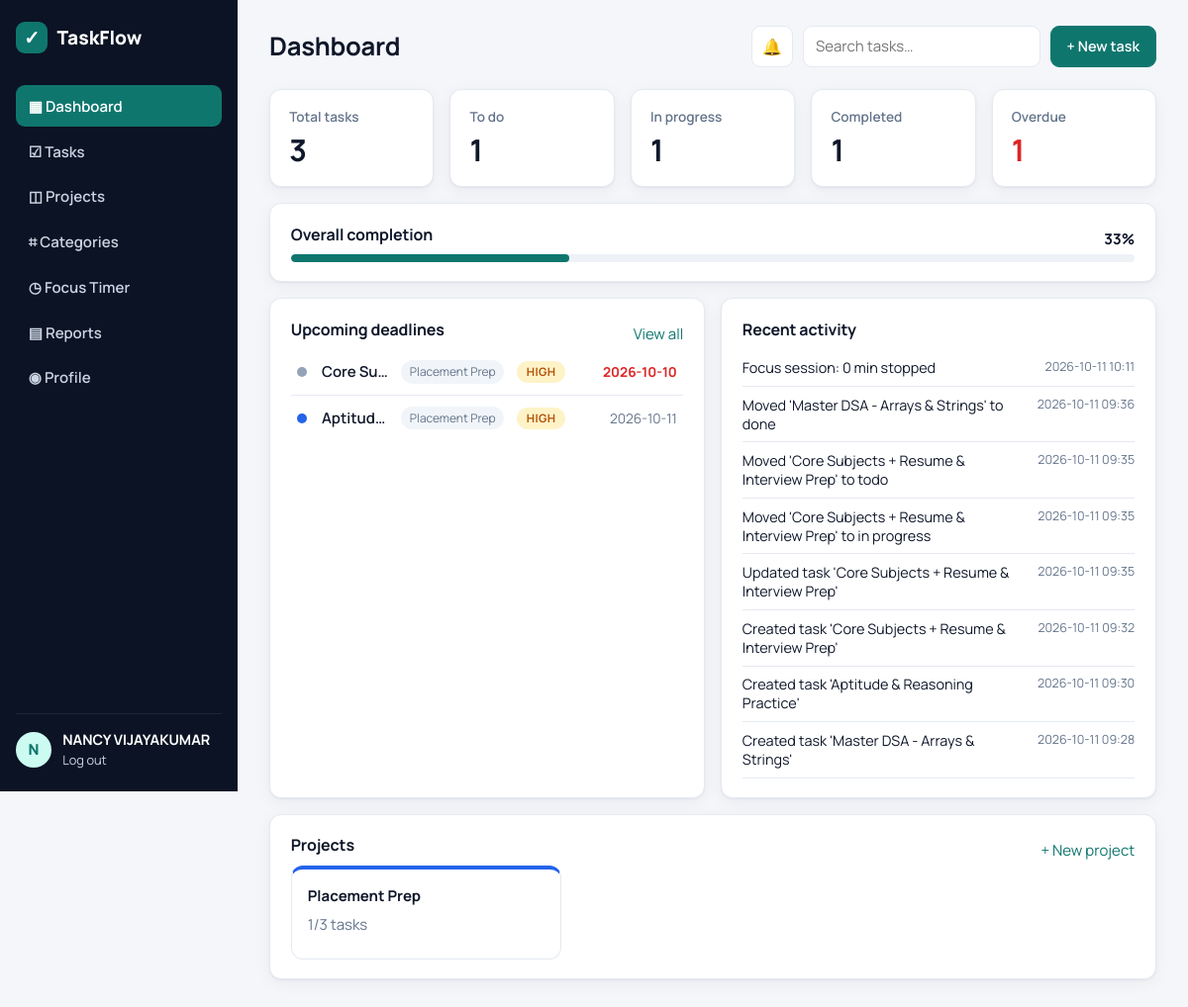
The page / (signed in) on the database its author committed.
### tables this page shows
CREATE TABLE users (
  id INTEGER PRIMARY KEY AUTOINCREMENT,
  username TEXT UNIQUE NOT NULL,
  email TEXT UNIQUE NOT NULL,
  full_name TEXT DEFAULT '',
  password_hash TEXT NOT NULL,
  created_at TIMESTAMP DEFAULT CURRENT_TIMESTAMP
);

CREATE TABLE tasks (
  id INTEGER PRIMARY KEY AUTOINCREMENT,
  user_id INTEGER NOT NULL REFERENCES users(id) ON DELETE CASCADE,
  project_id INTEGER REFERENCES projects(id) ON DELETE SET NULL,
  category_id INTEGER REFERENCES categories(id) ON DELETE SET NULL,
  title TEXT NOT NULL,
  description TEXT DEFAULT '',
  status TEXT NOT NULL DEFAULT 'todo' CHECK (status IN ('todo','in_progress','done')),
  priority TEXT NOT NULL DEFAULT 'medium' CHECK (priority IN ('low','medium','high','urgent')),
  due_date DATE,
  created_at TIMESTAMP DEFAULT CURRENT_TIMESTAMP,
  completed_at TIMESTAMP
);

CREATE TABLE projects (
  id INTEGER PRIMARY KEY AUTOINCREMENT,
  user_id INTEGER NOT NULL REFERENCES users(id) ON DELETE CASCADE,
  name TEXT NOT NULL,
  description TEXT DEFAULT '',
  color TEXT DEFAULT '#2563eb',
  created_at TIMESTAMP DEFAULT CURRENT_TIMESTAMP
);

CREATE TABLE activity (
  id INTEGER PRIMARY KEY AUTOINCREMENT,
  user_id INTEGER NOT NULL REFERENCES users(id) ON DELETE CASCADE,
  message TEXT NOT NULL,
  created_at TIMESTAMP DEFAULT CURRENT_TIMESTAMP
);

### dashboard.py (the view)
@bp.route("/")
@login_required
def index():
    db = get_db()
    uid = g.user["id"]
    today = date.today().isoformat()
    stats = db.execute(
        """SELECT COUNT(*) total,
           SUM(status='todo') todo, SUM(status='in_progress') in_progress, SUM(status='done') done,
           SUM(status!='done' AND due_date IS NOT NULL AND due_date < ?) overdue
           FROM tasks WHERE user_id = ?""", (today, uid)).fetchone()
    upcoming = db.execute(
        """SELECT t.*, p.name project_name FROM tasks t LEFT JOIN projects p ON p.id = t.project_id
           WHERE t.user_id = ? AND t.status != 'done' AND t.due_date IS NOT NULL
           ORDER BY t.due_date LIMIT 6""", (uid,)).fetchall()
    projects = db.execute(
        """SELECT p.*, COUNT(t.id) total, SUM(t.status='done') done FROM projects p
           LEFT JOIN tasks t ON t.project_id = p.id WHERE p.user_id = ? GROUP BY p.id
           ORDER BY p.created_at DESC LIMIT 4""", (uid,)).fetchall()
    activity = db.execute("SELECT * FROM activity WHERE user_id = ? ORDER BY id DESC LIMIT 8", (uid,)).fetchall()
    total = stats["total"] or 0
    pct = round((stats["done"] or 0) * 100 / total) if total else 0
    return render_template("dashboard.html", stats=stats, upcoming=upcoming, projects=projects,
                           activity=activity, pct=pct, today=today)

### app.py (called while the page is built)
def create_app(test_config=None):
    app = Flask(__name__)
    app.config.from_object(Config)
    if test_config:
        app.config.update(test_config)
    db.init_app(app)
    sounds.ensure_sounds(app.static_folder)
    os.makedirs(app.config["RECORDINGS_DIR"], exist_ok=True)
    if not app.config.get("TESTING"):
        push.start_reminder_scheduler(app)
    for module in (auth, dashboard, projects, tasks, categories, reports, profile, focus, push):
        app.register_blueprint(module.bp)
    @app.template_filter("label")
    def label(value):
        return (value or "").replace("_", " ").title()
    @app.errorhandler(404)
    def not_found(e):
        return render_template("error.html", code=404, message="Page not found"), 404
    @app.errorhandler(400)
    def bad_request(e):
        return render_template("error.html", code=400, message="Bad request"), 400
    return app

### auth.py (called while the page is built)
def login_required(view):
    @functools.wraps(view)
    def wrapped(**kwargs):
        if g.user is None:
            flash("Please log in to continue.", "warning")
            return redirect(url_for("auth.login"))
        return view(**kwargs)
    return wrapped

@bp.before_app_request
def load_user():
    uid = session.get("user_id")
    g.user = get_db().execute("SELECT * FROM users WHERE id = ?", (uid,)).fetchone() if uid else None

### db.py (called while the page is built)
def get_db():
    if "db" not in g:
        g.db = sqlite3.connect(current_app.config["DATABASE"])
        g.db.row_factory = sqlite3.Row
        g.db.execute("PRAGMA foreign_keys = ON")
    return g.db

### templates/dashboard.html (shortened to what this page needs)
{% extends "base.html" %}{% block title %}Dashboard{% endblock %}
{% block heading %}Dashboard{% endblock %}
{% block content %}
<section class="stats">
  <div class="stat"><span>Total tasks</span><strong>{{ stats.total or 0 }}</strong></div>
  <div class="stat"><span>To do</span><strong>{{ stats.todo or 0 }}</strong></div>
  <div class="stat"><span>In progress</span><strong>{{ stats.in_progress or 0 }}</strong></div>
  <div class="stat"><span>Completed</span><strong>{{ stats.done or 0 }}</strong></div>
  <div class="stat stat-warn"><span>Overdue</span><strong>{{ stats.overdue or 0 }}</strong></div>
</section>
<div class="card progress-card">
  <div class="row-between"><h3>Overall completion</h3><strong>{{ pct }}%</strong></div>
  <div class="bar"><div style="width: {{ pct }}%"></div></div>
</div>
<div class="grid-2">
  <div class="card">
    <div class="row-between"><h3>Upcoming deadlines</h3><a href="{{ url_for('tasks.list_tasks', sort='due') }}">View all</a></div>
    {% for t in upcoming %}{% include "_task_row.html" %}{% else %}<p class="muted">No upcoming deadlines 🎉</p>{% endfor %}
  </div>
  <div class="card">
    <h3>Recent activity</h3>
    <ul class="activity">{% for a in activity %}<li><span>{{ a.message }}</span><time>{{ a.created_at[:16] }}</time></li>{% else %}<li class="muted">No activity yet.</li>{% endfor %}</ul>
  </div>
</div>
<div class="card">
  <div class="row-between"><h3>Projects</h3><a href="{{ url_for('projects.edit') }}">+ New project</a></div>
  <div class="project-grid">
  {% for p in projects %}
    {% set done = p.done or 0 %}{% set pc = (done * 100 / p.total)|round|int if p.total else 0 %}
    <a class="project-card" href="{{ url_for('projects.detail', pid=p.id) }}" style="--pc: {{ p.color }}">
      <strong>{{ p.name }}</strong><span class="muted">{{ done }}/{{ p.total }} tasks</span>
    </a>
  {% else %}<p class="muted">No projects yet.</p>{% endfor %}
  </div>
</div>
{% endblock %}

### templates/base.html (shortened to what this page needs)
<!doctype html>
<html lang="en">
<head>
  <link rel="stylesheet" href="{{ url_for('static', filename='css/style.css') }}">
</head>
<body data-sounds="{{ url_for('static', filename='sounds/') }}">
{% if g.user %}
<div class="layout">
  <aside class="sidebar">
    <div class="brand"><span class="logo">✓</span> TaskFlow</div>
    {% set ep = request.endpoint or '' %}
    <nav>
      <a href="{{ url_for('dashboard.index') }}" class="{{ 'active' if ep.startswith('dashboard') }}">▦ Dashboard</a>
      <a href="{{ url_for('tasks.list_tasks') }}" class="{{ 'active' if ep.startswith('tasks') }}">☑ Tasks</a>
      <a href="{{ url_for('projects.list_projects') }}" class="{{ 'active' if ep.startswith('projects') }}">◫ Projects</a>
      <a href="{{ url_for('categories.index') }}" class="{{ 'active' if ep.startswith('categories') }}">⌗ Categories</a>
      <a href="{{ url_for('focus.index') }}" class="{{ 'active' if ep.startswith('focus') }}">◷ Focus Timer</a>
      <a href="{{ url_for('reports.index') }}" class="{{ 'active' if ep.startswith('reports') }}">▤ Reports</a>
      <a href="{{ url_for('profile.index') }}" class="{{ 'active' if ep.startswith('profile') }}">◉ Profile</a>
    </nav>
    <div class="sidebar-foot">
      <div class="avatar">{{ g.user['username'][0]|upper }}</div>
      <div><strong>{{ g.user['full_name'] or g.user['username'] }}</strong><a href="{{ url_for('auth.logout') }}">Log out</a></div>
    </div>
  </aside>
  <main class="content">
    <header class="topbar">
      <h1>{% block heading %}{% endblock %}</h1>
      <div class="topbar-actions">
        <button type="button" class="btn icon-btn" id="soundToggle" title="Sounds">🔊</button>
        <form action="{{ url_for('tasks.list_tasks') }}" class="search"><input name="q" placeholder="Search tasks…"></form>
        <a class="btn btn-primary" href="{{ url_for('tasks.edit') }}">+ New task</a>
      </div>
    </header>
    {% block content %}{% endblock %}
  </main>
</div>
{% else %}
<main class="auth-wrap">
  {% include "_flash.html" %}
  {% block auth %}{% endblock %}
</main>
{% endif %}
</body>
</html>

### templates/_task_row.html
<a class="task-row" href="{{ url_for('tasks.detail', tid=t.id) }}">
  <span class="dot status-{{ t.status }}"></span>
  <span class="task-title {{ 'done' if t.status == 'done' }}">{{ t.title }}</span>
  {% if t.project_name %}<span class="chip">{{ t.project_name }}</span>{% endif %}
  <span class="badge prio-{{ t.priority }}">{{ t.priority|label }}</span>
  <span class="due {{ 'overdue' if t.due_date and today and t.due_date < today and t.status != 'done' }}">{{ t.due_date or '—' }}</span>
</a>

### rows shown on the page
users: username "N", full_name "NANCY VIJAYAKUMAR"
tasks: title "Core Su…", project_name "Placement Prep", priority|label "HIGH", due_date "2026-10-10"
tasks: title "Aptitud…", project_name "Placement Prep", priority|label "HIGH", due_date "2026-10-11"
activity: message "Focus session: 0 min stopped", created_at "2026-10-11 10:11"
activity: message "Moved 'Master DSA - Arrays & Strings' to done", created_at "2026-10-11 09:36"
activity: message "Moved 'Core Subjects + Resume & Interview Prep' to todo", created_at "2026-10-11 09:35"
activity: message "Moved 'Core Subjects + Resume & Interview Prep' to in progress", created_at "2026-10-11 09:35"
activity: message "Updated task 'Core Subjects + Resume & Interview Prep'", created_at "2026-10-11 09:35"
activity: message "Created task 'Core Subjects + Resume & Interview Prep'", created_at "2026-10-11 09:32"
activity: message "Created task 'Aptitude & Reasoning Practice'", created_at "2026-10-11 09:30"
activity: message "Created task 'Master DSA - Arrays & Strings'", created_at "2026-10-11 09:28"
projects: name "Placement Prep", done "1", total "3"

### other values the page prints
{{ stats.total or 0 }} "3"
{{ stats.todo or 0 }} "1"
{{ stats.in_progress or 0 }} "1"
{{ stats.done or 0 }} "1"
{{ stats.overdue or 0 }} "1"
{{ pct }} "33"
